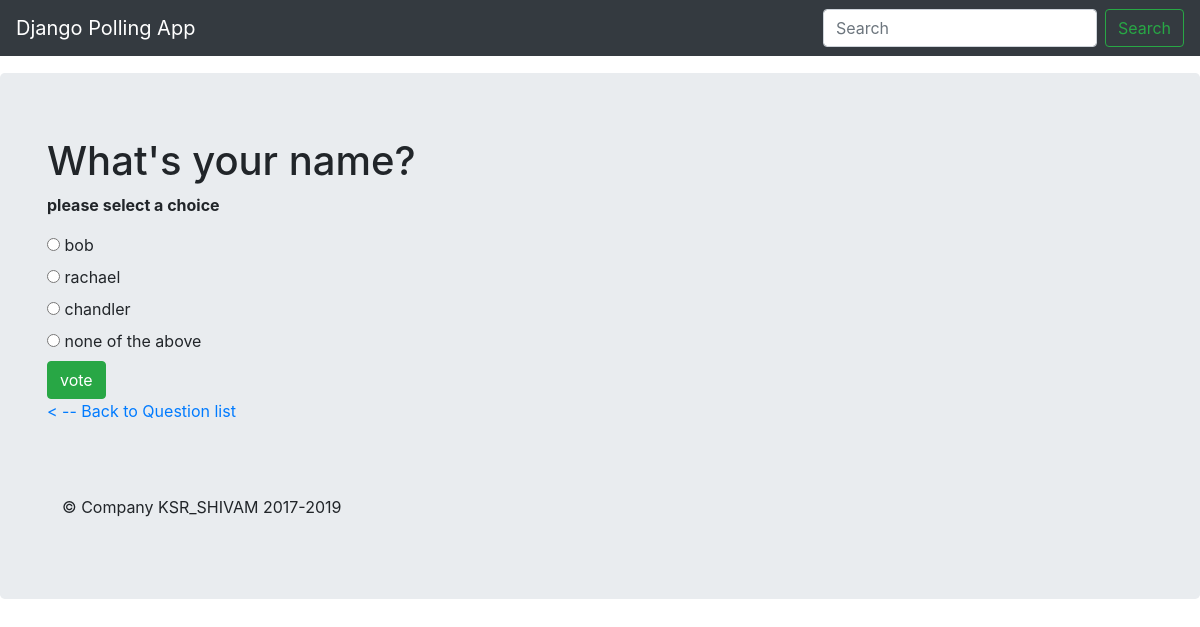
Page /polls/1/vote on the committed database.
### polls/models.py (models this page shows, shortened)
class Question(models.Model):
	question_text=models.CharField(max_length=200)
	pub_date=models.DateTimeField('Date_Published')

class Choice(models.Model):
	choice_text=models.CharField(max_length=200)
	votes=models.IntegerField(default=0)
	question=models.ForeignKey(Question,on_delete=models.CASCADE)

### polls/views.py (the view)
# urls.py: url(r'^(?P<question_id>[0-9]+)/vote$',views.vote,name="vote"),
def vote(request,question_id):
	question=get_object_or_404(Question,pk=question_id)
	try:
		selected_choice=question.choice_set.get(pk=request.POST['choice'])
	except:
		return render(request, 'polls/detail.html',{'question':question,'error_message':"please select a choice"})
	else:
		selected_choice.votes += 1
		selected_choice.save()
		return HttpResponseRedirect(reverse('polls:results',args=(question.id,)))

### polls/templates/polls/detail.html (shortened to what this page needs)
{% extends 'polls/base.html' %}
{% block main_content %}
<h1>{{question.question_text}}</h1>
{% if error_message %} <p><strong>{{error_message}}</strong></p>{% endif %}
<form action="{% url 'polls:vote' question.id %}" method="post">
	{% for choice in question.choice_set.all %}
	<input type="radio" name="choice" id="choice{{forloop.counter}}" value="{{choice.id}}"/>
	<label for="choice{{forloop.counter}}">{{choice.choice_text}}</label><br>
	{% endfor %}
	<input type="submit" class="btn btn-success" value="vote"/>
</form>
<a href ="{% url 'polls:index' %}"> &lt -- Back to Question list</a>
<br>
<br>
{% endblock %}

### rows in the picture
Question: question_text "What's your name?"
Choice: choice_text "bob"
Choice: choice_text "rachael"
Choice: choice_text "chandler"
Choice: choice_text "none of the above"

### other values in the picture
{{ error_message }} "please select a choice"
